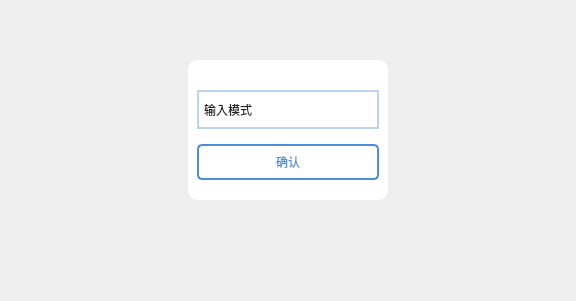
         <widget class="QWidget" name="gpio_page">
          <layout class="QHBoxLayout" name="horizontalLayout_33">
           <item>
            <spacer name="horizontalSpacer_12">
             <property name="orientation">
              <enum>Qt::Horizontal</enum>
             </property>
             <property name="sizeHint" stdset="0">
              <size>
               <width>168</width>
               <height>20</height>
              </size>
             </property>
            </spacer>
           </item>
           <item>
            <widget class="QWidget" name="widget_40" native="true">
             <layout class="QVBoxLayout" name="verticalLayout_17">
              <property name="bottomMargin">
               <number>50</number>
              </property>
              <item>
               <spacer name="verticalSpacer_12">
                <property name="orientation">
                 <enum>Qt::Vertical</enum>
                </property>
                <property name="sizeHint" stdset="0">
                 <size>
                  <width>20</width>
                  <height>40</height>
                 </size>
                </property>
               </spacer>
              </item>
              <item>
               <widget class="QWidget" name="widget_41" native="true">
                <property name="minimumSize">
                 <size>
                  <width>200</width>
                  <height>0</height>
                 </size>
                </property>
                <property name="styleSheet">
                 <string notr="true">#widget_41 {
	background-color: rgb(255, 255, 255);
	border-radius: 10px;
}</string>
                </property>
                <layout class="QVBoxLayout" name="verticalLayout_18">
                 <property name="spacing">
                  <number>15</number>
                 </property>
                 <property name="topMargin">
                  <number>30</number>
                 </property>
                 <property name="bottomMargin">
                  <number>20</number>
                 </property>
                 <item>
                  <widget class="QComboBox" name="gpioComboBox">
                   <property name="styleSheet">
                    <string notr="true">QComboBox{
    color: #232323;
    font: normal normal 18px &quot;Microsoft YaHei&quot;;
    padding: 0px 0px 0px 5px;
    border: 2px solid rgb(187, 212, 243);
    background-color: white;
    min-height: 35px;
} 
/* 下拉后的整个下拉窗体样式 */
QComboBox QAbstractItemView {
    background-color: rgb(85, 170, 255);
    color: rgb(255, 255, 255);
    font: normal normal 18px &quot;Microsoft YaHei&quot;;
} 
QComboBox QAbstractItemView::item{
    height:35px;
    color:#666666;
    background-color:#FFFFFF;
}
QComboBox QAbstractItemView::item:selected{
    background-color:rgba(33, 136, 241, 255);
    color:#ffffff;
}
/* 下拉箭头区域样式 */
QComboBox::drop-down{
    border: none;
    padding-right: 5px;
}
/* 下拉箭头样式 */
QComboBox::down-arrow {
    image: url(:/image/down.png);
    height:15px;
    width: 15px;
}</string>
                   </property>
                   <item>
                    <property name="text">
                     <string>输入模式</string>
                    </property>
                   </item>
                   <item>
                    <property name="text">
                     <string>输出模式（低电平）</string>
                    </property>
                   </item>
                   <item>
                    <property name="text">
                     <string>输出模式（高电平）</string>
                    </property>
                   </item>
                  </widget>
                 </item>
                 <item>
                  <widget class="QWidget" name="widget_42" native="true">
                   <layout class="QHBoxLayout" name="horizontalLayout_32">
                    <property name="spacing">
                     <number>0</number>
                    </property>
                    <property name="leftMargin">
                     <number>0</number>
                    </property>
                    <property name="topMargin">
                     <number>0</number>
                    </property>
                    <property name="rightMargin">
                     <number>0</number>
                    </property>
                    <property name="bottomMargin">
                     <number>0</number>
                    </property>
                    <item>
                     <widget class="QPushButton" name="gpioConfirmButton">
                      <property name="styleSheet">
                       <string notr="true">QPushButton:!hover{
	font: normal normal 16px &quot;Microsoft YaHei&quot;;
	color: rgb(77, 141, 222);
	border-radius: 5px;
	border: 2px solid rgb(77, 141, 222);
	padding: 7px 20px 7px 20px;
	background-color: white;
}

QPushButton:hover{
	font: normal normal 16px &quot;Microsoft YaHei&quot;;
	color: white;
	border-radius: 5px;
	border: none;
	padding: 8px 20px 8px 20px;
	background-color: rgba(78, 153, 250,150);
}</string>
                      </property>
                      <property name="text">
                       <string>确认</string>
                      </property>
                     </widget>
                    </item>
                   </layout>
                  </widget>
                 </item>
                </layout>
               </widget>
              </item>
              <item>
               <spacer name="verticalSpacer_13">
                <property name="orientation">
                 <enum>Qt::Vertical</enum>
                </property>
                <property name="sizeHint" stdset="0">
                 <size>
                  <width>20</width>
                  <height>40</height>
                 </size>
                </property>
               </spacer>
              </item>
             </layout>
            </widget>
           </item>
           <item>
            <spacer name="horizontalSpacer_13">
             <property name="orientation">
              <enum>Qt::Horizontal</enum>
             </property>
             <property name="sizeHint" stdset="0">
              <size>
               <width>168</width>
               <height>20</height>
              </size>
             </property>
            </spacer>
           </item>
          </layout>
         </widget>
